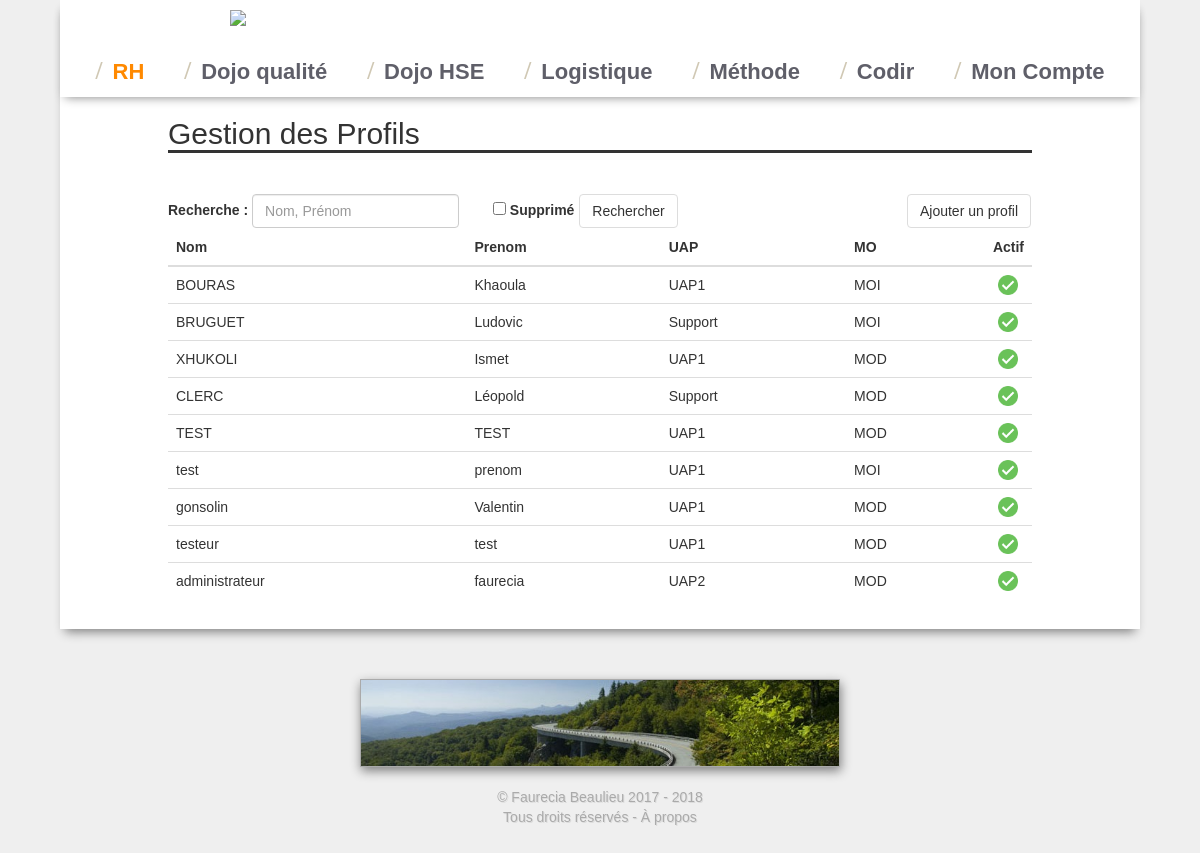
The app's page /moncompte/administration.php (signed in) with its own data.
### tables this page shows
CREATE TABLE `profil` (
  `id` int(11) NOT NULL,
  `nom` varchar(255) NOT NULL,
  `prenom` varchar(255) NOT NULL,
  `uap` varchar(255) NOT NULL,
  `mo` varchar(255) NOT NULL,
  `tournee` varchar(255) NOT NULL,
  `supprime` tinyint(4) NOT NULL DEFAULT '0',
  `password` varchar(140) NOT NULL,
  `identifiant` varchar(140) NOT NULL,
  `admin` tinyint(1) NOT NULL DEFAULT '0',
  `qualite` tinyint(1) NOT NULL DEFAULT '0',
  `hse` tinyint(1) NOT NULL DEFAULT '0',
  `rr` tinyint(1) NOT NULL DEFAULT '0',
  `kamishibai` tinyint(1) NOT NULL DEFAULT '0',
  `logistique` tinyint(1) NOT NULL DEFAULT '0',
  `idees` tinyint(1) NOT NULL DEFAULT '0',
  `launchboard` tinyint(1) NOT NULL DEFAULT '0'
);

### moncompte/administration.php (the view, shortened to what this page needs)
<?php
include_once "../needed.php";
echo "<h2>Gestion des Profils</h2>";
function img($int){
    if($int>0){
        return '<img src="ressources/cancel.png" style="height: 20px;" class="center-block">';
    }else{
        return '<img src="ressources/checked.png" style="height: 20px;" class="center-block">';
    }
}
if(empty($_SESSION['login'])){ ?>
  <h4>Vous devez être connecté pour accéder à cette partie.</h4>
  <a href="/moncompte/identification.php?redirection=moncompte/administration.php"><button class="btn btn-default">Se connecter</button></a>
  <a href="<?php echo $url; ?>" class="btn btn-default">Accueil</a>
<?php }else{
  if(!$_SESSION['admin']){
    echo "<p>Vous n'avez pas les droits pour accéder à cette partie. <a href='".$url."' class='btn btn-default pull-right'>Accueil</a></p>";
  }else{
    $recherche = "";
    $supprime =false;
    ?>
    <form class="form-inline">
      <div class="form-group">
        <label for="recherche">Recherche :</label>
        <input type="text" class="form-control" name = "recherche" id="recherche" placeholder="Nom, Prénom" value="<?php echo $recherche;?>">
        <label style="margin-left: 30px;"><input type="checkbox" name="supprime" <?php if($supprime){echo "checked";} ?>>  Supprimé</label>
      </div>
      <button type="submit" class="btn btn-default">Rechercher</button>
      <a href="editer_profil.php" class="btn btn-default pull-right">Ajouter un profil</a>
    </form>
    <table class="table">
      <thead class="thead">
        <tr>
          <th>Nom</th>
          <th>Prenom</th>
          <th>UAP</th>
          <th>MO</th>
          <th>Actif</th>
        </tr>
      </thead>
      <tbody>  <?php
      if($supprime){
        $query = $bdd -> query('SELECT * FROM profil');
      }else{
        $query = $bdd -> query('SELECT * FROM profil WHERE supprime = 0');
      }
        while($Data = $query -> fetch()){ ?>
          <tr class="clickable" onclick="window.location='editer_profil.php?id=<?php echo $Data['id']; ?>'">
            <td><?php echo $Data['nom']; ?></td>
            <td><?php echo $Data['prenom']; ?></td>
            <td><?php echo $Data['uap']; ?></td>
            <td><?php echo $Data['mo']; ?></td>
            <td style="width:30px;"><?php echo img($Data['supprime']) ?></td>
        <?php }
        ?>
      </tbody>
    </table>
<?php
  }
}
 ?>

### css/base.css (style rules this page uses)
body { background-color: #efefef; font-family: 'clio', helvetica, sans-serif; }
td { vertical-align: middle !important; }
.btn-default { border-color:#ddd; margin: 1px; }
h2 { font-size: 30px; font-weight: 500; border-bottom-style: solid !important; border-bottom: 3px; margin-bottom: 40px; }

### records on screen
profil: nom "BOURAS", prenom "Khaoula", uap "UAP1", mo "MOI", supprime 0 (drawn)
profil: nom "BRUGUET", prenom "Ludovic", uap "Support", mo "MOI", supprime 0 (drawn)
profil: nom "XHUKOLI", prenom "Ismet", uap "UAP1", mo "MOD", supprime 0 (drawn)
profil: nom "CLERC", prenom "Léopold", uap "Support", mo "MOD", supprime 0 (drawn)
profil: nom "TEST", prenom "TEST", uap "UAP1", mo "MOD", supprime 0 (drawn)
profil: nom "test", prenom "prenom", uap "UAP1", mo "MOI", supprime 0 (drawn)
profil: nom "gonsolin", prenom "Valentin", uap "UAP1", mo "MOD", supprime 0 (drawn)
profil: nom "testeur", prenom "test", uap "UAP1", mo "MOD", supprime 0 (drawn)
profil: nom "administrateur", prenom "faurecia", uap "UAP2", mo "MOD", supprime 0 (drawn)
